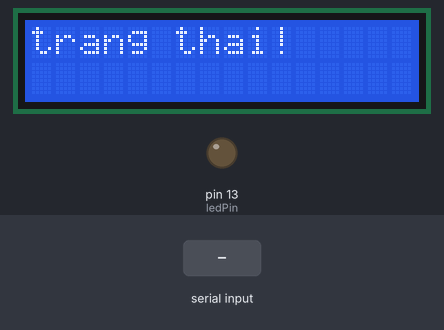
This sketch was run on a simulated Arduino Uno, built with avr-gcc and run on an emulated ATmega328P. Parts: 16×2 character LCD, output pins drawn as LEDs (lit = HIGH). Inputs (shaded band) come from the test bench.

Above: at 1.2 s.
1.3 s: "1" received over Serial
At 2.9 s:
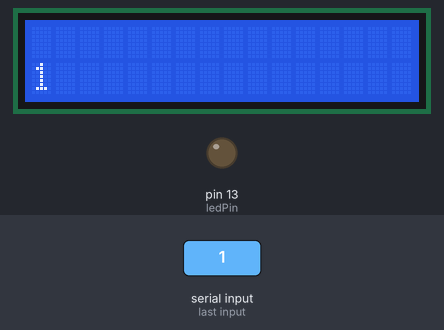
3.8 s: "0" received over Serial
At 6.0 s:
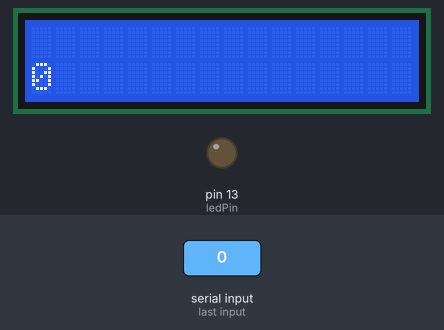
6.3 s: "2" received over Serial
At 7.8 s:
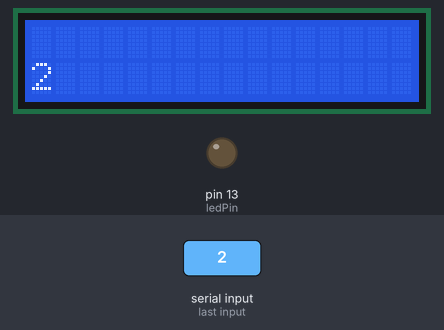
Timing chart, 0 to 9.3 s (numbered marks = the images above; inputs shaded):
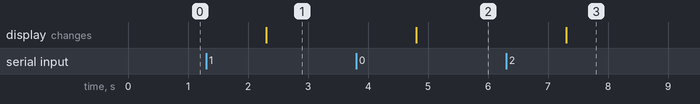

The sketch:

PhysicalPixel.ino
```cpp
#include <LiquidCrystal.h>
LiquidCrystal lcd(12, 11, 5,4,3,2);

const int ledPin = 13;
int serialByte;
String string;

void setup()
{
  Serial.begin(9600);
  pinMode(ledPin, OUTPUT);
  lcd.begin(16, 2);
  lcd.print("trang thai!");
}

void loop()
{
  while (Serial.available())
  {
    string = Serial.readString();
    lcd.clear();
    lcd.setCursor(0,1);
    lcd.print(string);
  }
}
```

Measured:
- after the input at 1.3 s, the display: changes after 1.0 s (image 1)
- after the input at 3.8 s, the display: changes after 1.0 s (image 2)
- after the input at 6.3 s, the display: changes after 1.0 s (image 3)
